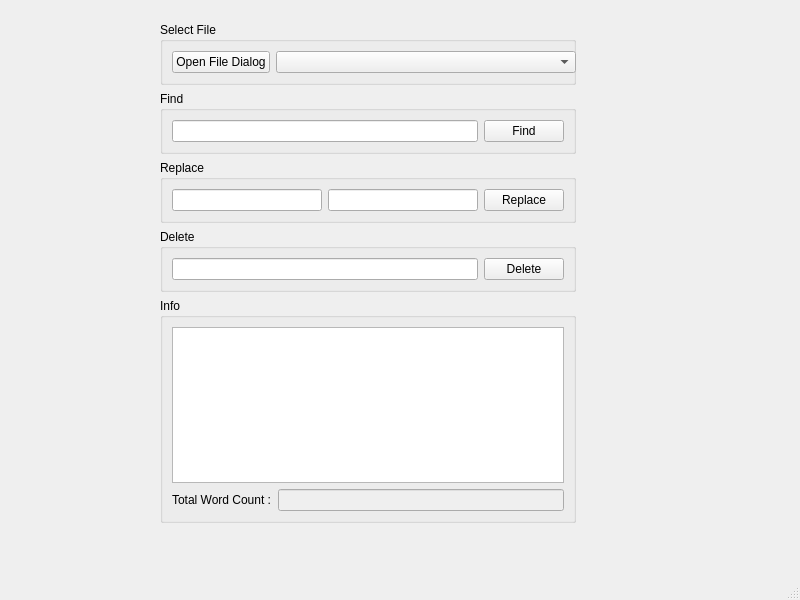
<?xml version="1.0" encoding="UTF-8"?>
<ui version="4.0">
 <class>MainWindow</class>
 <widget class="QMainWindow" name="MainWindow">
  <property name="geometry">
   <rect>
    <x>0</x>
    <y>0</y>
    <width>800</width>
    <height>600</height>
   </rect>
  </property>
  <property name="windowTitle">
   <string>MainWindow</string>
  </property>
  <widget class="QWidget" name="centralwidget">
   <widget class="QWidget" name="layoutWidget">
    <property name="geometry">
     <rect>
      <x>160</x>
      <y>22</y>
      <width>416</width>
      <height>501</height>
     </rect>
    </property>
    <layout class="QVBoxLayout" name="verticalLayout">
     <item>
      <widget class="QGroupBox" name="groupBox_4">
       <property name="title">
        <string>Select File</string>
       </property>
       <layout class="QGridLayout" name="gridLayout_3">
        <item row="0" column="0">
         <widget class="QPushButton" name="pbSelectFile">
          <property name="text">
           <string>Open File Dialog</string>
          </property>
         </widget>
        </item>
        <item row="0" column="1">
         <widget class="QComboBox" name="cbFiles">
          <property name="minimumSize">
           <size>
            <width>300</width>
            <height>0</height>
           </size>
          </property>
         </widget>
        </item>
       </layout>
      </widget>
     </item>
     <item>
      <widget class="QGroupBox" name="groupBox">
       <property name="title">
        <string>Find</string>
       </property>
       <layout class="QGridLayout" name="gridLayout">
        <item row="0" column="0">
         <widget class="QLineEdit" name="leWord"/>
        </item>
        <item row="0" column="1">
         <widget class="QPushButton" name="pbFind">
          <property name="text">
           <string>Find</string>
          </property>
         </widget>
        </item>
       </layout>
      </widget>
     </item>
     <item>
      <widget class="QGroupBox" name="groupBox_3">
       <property name="title">
        <string>Replace</string>
       </property>
       <layout class="QGridLayout" name="gridLayout_2">
        <item row="0" column="0">
         <widget class="QLineEdit" name="leOldWord"/>
        </item>
        <item row="0" column="1">
         <widget class="QLineEdit" name="leNewWord"/>
        </item>
        <item row="0" column="2">
         <widget class="QPushButton" name="pbReplace">
          <property name="text">
           <string>Replace</string>
          </property>
         </widget>
        </item>
       </layout>
      </widget>
     </item>
     <item>
      <widget class="QGroupBox" name="groupBox_5">
       <property name="title">
        <string>Delete</string>
       </property>
       <layout class="QGridLayout" name="gridLayout_6">
        <item row="0" column="0">
         <widget class="QLineEdit" name="leDelete"/>
        </item>
        <item row="0" column="1">
         <widget class="QPushButton" name="pbDelete">
          <property name="text">
           <string>Delete</string>
          </property>
         </widget>
        </item>
       </layout>
      </widget>
     </item>
     <item>
      <widget class="QGroupBox" name="groupBox_2">
       <property name="title">
        <string>Info</string>
       </property>
       <layout class="QGridLayout" name="gridLayout_5">
        <item row="1" column="1">
         <widget class="QLineEdit" name="leCount">
          <property name="enabled">
           <bool>false</bool>
          </property>
         </widget>
        </item>
        <item row="0" column="0" colspan="2">
         <widget class="QListWidget" name="listWidget"/>
        </item>
        <item row="1" column="0">
         <widget class="QLabel" name="label">
          <property name="text">
           <string>Total Word Count :</string>
          </property>
         </widget>
        </item>
       </layout>
      </widget>
     </item>
    </layout>
   </widget>
  </widget>
  <widget class="QMenuBar" name="menubar">
   <property name="geometry">
    <rect>
     <x>0</x>
     <y>0</y>
     <width>800</width>
     <height>22</height>
    </rect>
   </property>
  </widget>
  <widget class="QStatusBar" name="statusbar"/>
 </widget>
 <resources/>
 <connections/>
</ui>
